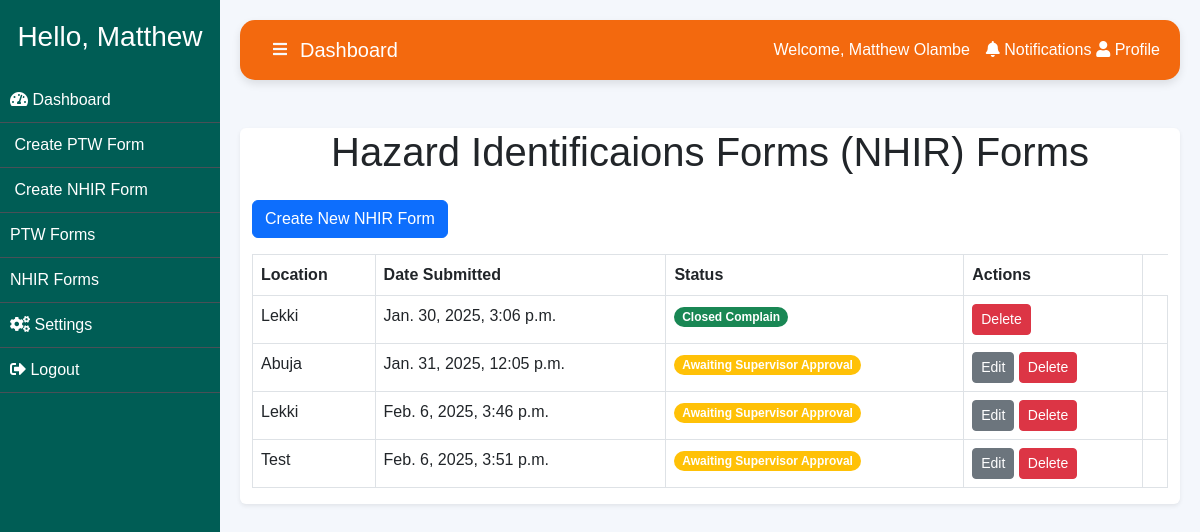
Page /nhis_list/ (signed in) on the committed database.
### app/models.py (models this page shows, shortened)
class NHISForm(models.Model):
    user = models.ForeignKey(User, null=True, on_delete=models.CASCADE)
    date_submitted = models.DateTimeField(auto_now_add=True, null=True)
    location = models.CharField(max_length=100)
    date = models.DateField(null=True)
    question = models.CharField(max_length=7, choices=[('option1', 'Option 1'), ('option2', 'Option 2')], null=True)
    hazard = models.ManyToManyField(Hazards, blank=True)
    risk_type = models.CharField(max_length=255, choices=[
        ('UA', 'UA (Unsafe Act)'),
        ('UC', 'UC (Unsafe Condition)'),
        ('NM', 'NM (Near Miss)'),
    ], blank=True, null=True)
    ram_rating = models.CharField(max_length=255, choices=[
        ('High', 'High'),
        ('Medium', 'Medium'),
        ('Low', 'Low'),
    ], blank=True, null=True)
    observation = models.TextField(blank=True)
    action_taken = models.TextField(blank=True)
    preventive_action = models.TextField(blank=True)
    responsible_party = models.CharField(max_length=255, null=True)
    target_date = models.DateField(null=True)
    observed_by = models.CharField(max_length=255, null=True)
    dept = models.CharField(max_length=255, null=True)
    observed_date = models.DateField(null=True)
    status = models.CharField(
        max_length=20,
        choices=[
            ('awaiting_supervisor', 'Awaiting Supervisor Approval'),
            ('awaiting_manager', 'Awaiting Manager Approval'),
            ('closed', 'Closed'),
            ('denied', 'Denied'),
        ],
        default='awaiting_supervisor',
    )

### app/decorators.py (the view)
		def wrapper_func(request, *args, **kwargs):
			group = None
			if request.user.groups.exists():
				group = request.user.groups.all()[0].name
			if group in allowed_roles:
				return view_func(request, *args, **kwargs)
			else:
				return HttpResponse('''
                    <h1>You are not authorized to view this page</h1>
                    <button onclick="window.history.back();">Go Back</button>
                ''')

### app/views.py (called while the page is built)
@allowed_users(allowed_roles=['staff','supervisor','manager'])
def nhis_list(request):
    submissions = NHISForm.objects.none()
    if request.user.is_authenticated:
        if request.user.groups.filter(name='staff').exists():
            submissions = NHISForm.objects.filter(user=request.user)
        elif request.user.groups.filter(name='manager').exists():
            submissions = NHISForm.objects.filter(status__in=['awaiting_manager', 'closed'])
        elif request.user.groups.filter(name='supervisor').exists():
            submissions = NHISForm.objects.all()
    return render(request, 'nhis_list.html', {
        'submissions': submissions,
    })

### app/templates/nhis_list.html (shortened to what this page needs)
{% extends 'base.html' %}
{% block content %}
<div class="container shadow-sm bg-white mt-6" style="border-radius: 0.375rem;">
    <div class="card-body">
        <h1 class="text-center mb-4 mt-2">Hazard Identificaions Forms (NHIR) Forms</h1>
        {% if is_staff %}
        <a href="{% url 'create_nhis' %}" class="btn btn-primary mb-3" >Create New NHIR Form</a>
        {% endif %}
    <div class="table-responsive">
        <table class="table table-bordered">
            <thead>
                <tr>
                    <th scope="col">Location</th>
                    <th scope="col">Date Submitted</th>
                    <th scope="col">Status</th>
                    <th scope="col">Actions</th>
                </tr>
            </thead>
            <tbody>
                {% if submissions %}
                    {% for submission in submissions %}
                    <tr>
                        <td>{{ submission.location }}</td>
                        <td>{{ submission.date_submitted }}</td>
                        <td>
                            <span class="badge rounded-pill
                                {% if submission.status == 'awaiting_supervisor' %} bg-warning
                                {% elif submission.status == 'awaiting_manager' %} bg-info
                                {% elif submission.status == 'closed' %} bg-success
                                {% elif submission.status == 'denied' %} bg-secondary
                                {% endif %}">
                                {% if submission.status == 'awaiting_supervisor' %} Awaiting Supervisor Approval
                                {% elif submission.status == 'awaiting_manager' %}  Awaiting Manager Approval
                                {% elif submission.status == 'closed' %} Closed Complain
                                {% elif submission.status == 'denied' %} Denied
                                {% endif %}
                            </span>
                        </td>
                        <td>
                            {% if is_staff %}
                                {% if submission.status == 'approved' %}
                                    <a href="#" class="btn btn-sm btn-secondary mb-1">Print</a>
                                    <br>
                                {% elif submission.status == 'awaiting_supervisor' %}
                                    <a href="{% url 'edit_nhis_form' submission.pk %}" class="btn btn-sm btn-secondary">Edit</a>
                                {% endif %}
                                <form action="{% url 'delete_nhis_form' submission.pk %}" method="post" style="display: inline;" class="pb-2">
                                    <button type="submit" class="btn btn-sm btn-danger">Delete</button>
                                </form>
                            {% elif is_supervisor or is_manager %}
                                <a href="{% url 'view_nhis_form' submission.pk %}" class="btn btn-sm btn-info">View</a>
                            {% endif %}
                        </td>
                        <td>
                        </td>
                    </tr>
                    {% endfor %}
                {% else %}
                    <tr>
                        <td colspan="7">No submissions found.</td>
                    </tr>
                {% endif %}
            </tbody>
        </table>
    </div>
</div>
{% endblock content %}

### app/templates/base.html (shortened to what this page needs)
<!DOCTYPE html>
<html lang="en">
<head>
    <link href="https://cdn.jsdelivr.net/npm/bootstrap@5.3.0-alpha1/dist/css/bootstrap.min.css" rel="stylesheet">
    <link rel="stylesheet" href="https://cdnjs.cloudflare.com/ajax/libs/font-awesome/5.15.3/css/all.min.css">
    <link href="https://cdn.jsdelivr.net/npm/aos@2.3.4/dist/aos.css" rel="stylesheet">
</head>
<body>
    <div class="sidebar" id="sidebar">
        <div class="text-center text-white mb-4">
            <h3>Hello, {{request.user.first_name}}</h3>
        </div>
        {% if is_staff or is_vendor %}
            <a href="{% url 'client' %}" ><i class="fas fa-tachometer-alt"></i> Dashboard</a>
            <a href="{% url 'create_form' %}"> Create PTW Form</a>
            <a href="{% url 'create_nhis' %}"> Create NHIR Form</a>
            <a href="{% url 'form_list' %}">PTW Forms</a>
            <a href="{% url 'nhis_list' %}">NHIR Forms</a>
            <a href="#"><i class="fas fa-cogs"></i> Settings</a>
            <a href="{% url 'logout' %}"><i class="fas fa-sign-out-alt"></i> Logout</a>
        {% endif %}
    </div>
    <div class="content" id="content">
        <nav class="top-navbar navbar navbar-expand-lg d-flex justify-content-between mb-5">
            <button class="btn text-light" id="toggleSidebar">
                <i class="fas fa-bars"></i>
            </button>
            {% if is_staff or is_vendor  %}
                <a class="navbar-brand" href="{% url 'client' %}">Dashboard</a>
            {% elif is_supervisor %}
                <a class="navbar-brand" href="{% url 'supervisor' %}">Supervisor Dashboard</a>
            {% else %}
                <a class="navbar-brand" href="{% url 'manager' %}">Manager Dashboard</a>
            {% endif %}
            <div class="d-flex align-items-center ms-auto">
                <span class="user-name me-3">Welcome, {{request.user.first_name}} {{request.user.last_name}}</span>
                <a class="nav-link" href="#" style="padding-right: 0.3rem;"><i class="fas fa-bell"></i> Notifications</a>
                <a class="nav-link" href="#"><i class="fas fa-user"></i> Profile</a>
            </div>
        </nav>
        {% block content%}
		{% endblock %}
</body>
</html>

### app/templates/base.html (style rules this page uses)
body { font-family: Arial, sans-serif; background-color: #f4f7fc; }
.sidebar { background-color: #005d55; min-height: 100vh; padding-top: 20px; transition: width 0.3s; width: 220px; position: fixed; top: 0; bottom: 0; }
.sidebar a { color: white; text-decoration: none; padding: 10px; display: block; border-bottom: 1px solid #495057; }
.content { margin-left: 220px; padding: 20px; transition: margin-left 0.3s ease; }
.top-navbar { background-color:rgb(243, 105, 14); color: white; padding: 10px 20px; border-radius: 15px; box-shadow: 0 4px 8px rgba(0, 0, 0, 0.1); transition: background-color 0.3s ease; }
.top-navbar .navbar-brand { color: white; }
.top-navbar .nav-link { color: white; }
.top-navbar .user-name { color: white; font-size: 1rem; }

### rows in the picture
NHISForm: location "Lekki", date_submitted "Jan. 30, 2025, 3:06 p.m.", status "Closed Complain"
NHISForm: location "Abuja", date_submitted "Jan. 31, 2025, 12:05 p.m.", shows "Awaiting Supervisor Approval", shows "Edit"
NHISForm: location "Lekki", date_submitted "Feb. 6, 2025, 3:46 p.m.", shows "Awaiting Supervisor Approval", shows "Edit"
NHISForm: location "Test", date_submitted "Feb. 6, 2025, 3:51 p.m.", shows "Awaiting Supervisor Approval", shows "Edit"

### other values in the picture
{{ request.user.first_name }} "Matthew"
{{ request.user.last_name }} "Olambe"
